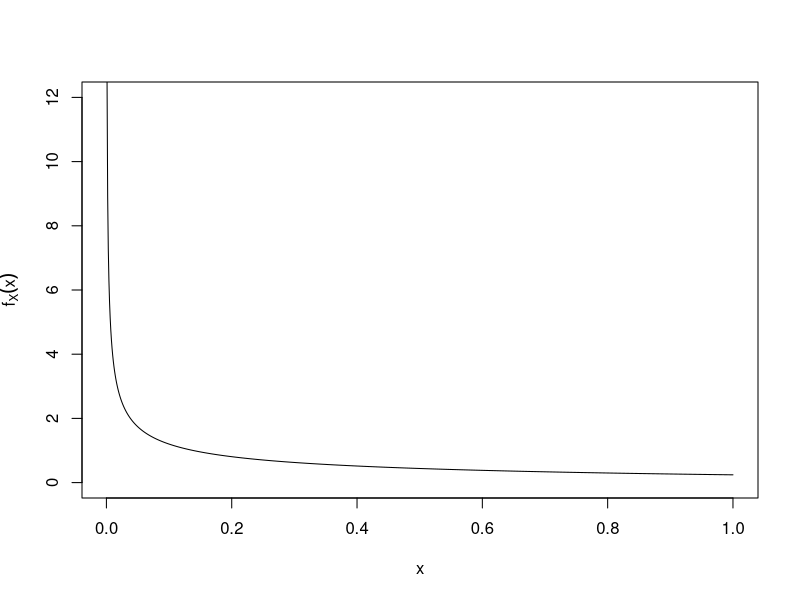
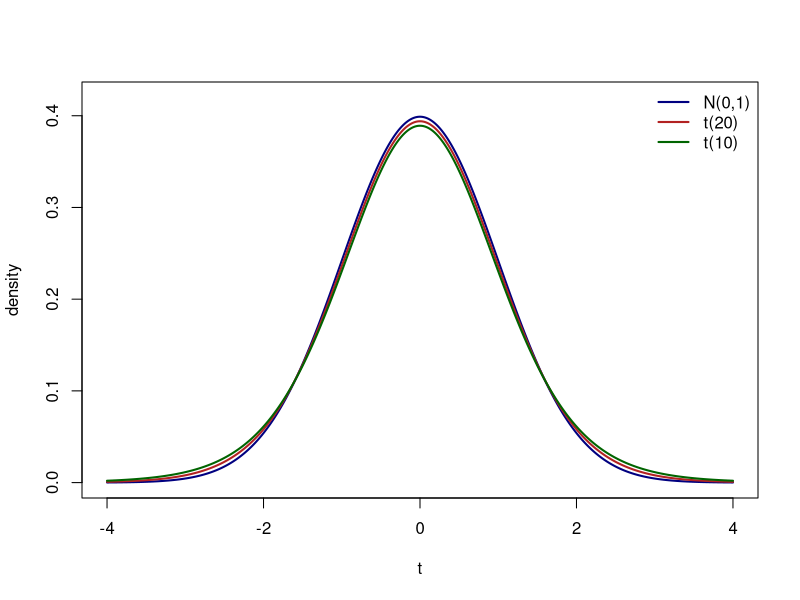

The R script that drew these images, in order:
## ---- chunk 1
#| label: fig-chi-squared-density
#| fig-cap: "Density of a chi-squared distribution with one degree of freedom"
#| echo: false
#| warning: false

x <- seq(0.001, 1, length.out = 1000)
plot(
  x,
  dchisq(x, df = 1),
  type = "l",
  xlab = "x",
  ylab = expression(f[X](x)),
  ylim = c(0, 12)
)
## ---- chunk 2
#| label: fig-t-normal-comparison
#| fig-cap: "The t-distribution approaches the standard normal distribution as its degrees of freedom increase"
#| echo: false
#| warning: false

x <- seq(-4, 4, length.out = 1000)
plot(
  x,
  dnorm(x),
  type = "l",
  lwd = 2,
  col = "navy",
  xlab = "t",
  ylab = "density",
  ylim = c(0, 0.42)
)
lines(x, dt(x, df = 20), lwd = 2, col = "firebrick")
lines(x, dt(x, df = 10), lwd = 2, col = "darkgreen")
legend(
  "topright",
  legend = c("N(0,1)", "t(20)", "t(10)"),
  col = c("navy", "firebrick", "darkgreen"),
  lwd = 2,
  bty = "n"
)
